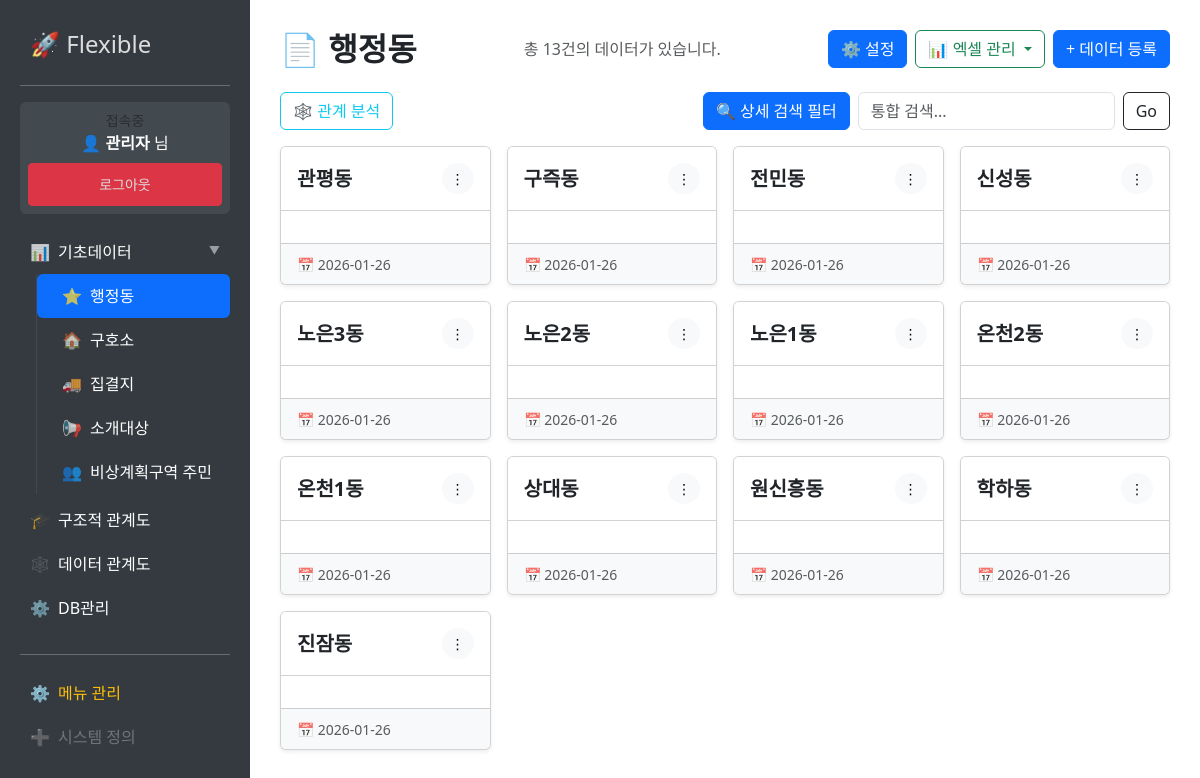
The page /list/1 (signed in) on the database its author committed.
### tables this page shows
CREATE TABLE users (id TEXT PRIMARY KEY, password TEXT, name TEXT, is_admin INTEGER DEFAULT 0);

CREATE TABLE "menus" (
                id INTEGER PRIMARY KEY AUTOINCREMENT,
                title TEXT NOT NULL,
                type TEXT DEFAULT 'form',   -- 'form' | 'system'
                url TEXT,                   -- 링크 주소 (이제 이것만 씁니다!)
                icon TEXT,                  -- 아이콘
                parent_id INTEGER,
                sort_order INTEGER DEFAULT 99
            , allowed_users TEXT DEFAULT "");

CREATE TABLE "forms" (
                id INTEGER PRIMARY KEY AUTOINCREMENT,
                title TEXT NOT NULL,
                schema_json TEXT
            , view_type TEXT DEFAULT "list", page_limit INTEGER DEFAULT 10, access_create TEXT DEFAULT "", access_update TEXT DEFAULT "", access_delete TEXT DEFAULT "", category TEXT DEFAULT "general");

CREATE TABLE entries (id INTEGER PRIMARY KEY, form_id INTEGER, data_json TEXT, created_at TIMESTAMP DEFAULT CURRENT_TIMESTAMP);

### app.py (the view)
@app.route('/list/<int:form_id>')
@login_required
def list_entries(form_id):
    db = get_db()
    form_def = db.execute('SELECT * FROM forms WHERE id = ?', (form_id,)).fetchone()
    if not form_def: return "존재하지 않는 폼입니다.", 404
    schema = safe_json_loads(form_def['schema_json'])
    per_page = form_def['page_limit'] if form_def['page_limit'] else 10
    page = request.args.get('page', 1, type=int)
    search_query = request.args.get('q', '')
    base_query = "FROM entries WHERE form_id = ?"
    params = [form_id]
    if search_query:
        base_query += " AND data_json LIKE ?"
        params.append(f"%{search_query}%")
    current_filters = {}
    for field in schema:
        key = field['key']
        if field['type'] == 'date':
            start_val = request.args.get(f"start_{key}")
            end_val = request.args.get(f"end_{key}")
            if start_val:
                base_query += f" AND json_extract(data_json, '$.{key}') >= ?"
                params.append(start_val)
                current_filters[f"start_{key}"] = start_val
            if end_val:
                base_query += f" AND json_extract(data_json, '$.{key}') <= ?"
                params.append(end_val)
                current_filters[f"end_{key}"] = end_val
        else:
            filter_key = f"filter_{key}"
            val = request.args.get(filter_key)
            if val:
                base_query += f" AND json_extract(data_json, '$.{key}') LIKE ?"
                params.append(f"%{val}%")
                current_filters[filter_key] = val
    total_count = db.execute(f"SELECT COUNT(*) {base_query}", params).fetchone()[0]
    total_pages = math.ceil(total_count / per_page)
    offset = (page - 1) * per_page
    rows = db.execute(f"SELECT * {base_query} ORDER BY id DESC LIMIT ? OFFSET ?", params + [per_page, offset]).fetchall()
    data_list = []
    for row in rows:
        data_list.append({
            "id": row['id'],
            "created_at": row['created_at'],
            "data": safe_json_loads(row['data_json'])
        })
    filter_options = _load_relation_options(db, schema)
    lookup_map = {}
    for field in schema:
        if field['type'] == 'relation' and field.get('target_id'):
            opts = filter_options.get(field['key'], [])
            lookup_map[field['key']] = {opt['id']: opt['text'] for opt in opts}
    return render_template('list.html',
                           form=form_def, schema=schema, data_list=data_list,
                           lookup_map=lookup_map, page=page, total_pages=total_pages,
                           total_count=total_count, search_query=search_query,
                           filter_options=filter_options, current_filters=current_filters,
                           limit=per_page)

### app.py (called while the page is built, shortened)
def safe_json_loads(json_str):
    try:
        if not json_str: return {}
        return json.loads(json_str)
    except:
        return {}

def get_db():
    db = getattr(g, '_database', None)
    if db is None:
        db = g._database = sqlite3.connect(DB_NAME)
        db.row_factory = sqlite3.Row
    return db

@app.teardown_appcontext
def close_connection(exception):
    db = getattr(g, '_database', None)
    if db is not None:
        db.close()

def has_permission(form_def, action):
    if not current_user.is_authenticated: return False
    if current_user.is_admin: return True # 슈퍼관리자는 무조건 통과

@app.context_processor
def utility_processor():
    return dict(has_permission=has_permission)

@login_manager.user_loader
def load_user(user_id):
    db = get_db()
    user = db.execute('SELECT * FROM users WHERE id = ?', (user_id,)).fetchone()
    if not user: return None
    is_admin = user['is_admin'] if 'is_admin' in user.keys() else 0
    return User(id=user['id'], name=user['name'], password=user['password'], is_admin=is_admin)

def build_menu_tree(items):
    item_map = {item['id']: dict(item) for item in items}
    for item in item_map.values(): item['children'] = []
    tree = []
    for item in item_map.values():
        parent_id = item['parent_id']
        if parent_id and parent_id in item_map and parent_id != item['id']:
            item_map[parent_id]['children'].append(item)
        else:
            tree.append(item)
    tree.sort(key=lambda x: (x['sort_order'] if x['sort_order'] is not None else 9999, x['id']))
    return tree

def _load_relation_options(db, schema):
    options = {}
    for field in schema:
        if field['type'] == 'relation' and field.get('target_id'):
            rows = db.execute('SELECT id, data_json FROM entries WHERE form_id = ?', (field['target_id'],)).fetchall()
            opt_list = []
            for r in rows:
                d = safe_json_loads(r['data_json'])
                text = list(d.values())[0] if d else f"ID:{r['id']}"
                opt_list.append({"id": str(r['id']), "text": text})
            options[field['key']] = opt_list
    return options

### templates/list.html (shortened to what this page needs)
{% extends "layout.html" %}
{% block content %}
	<div class="d-flex justify-content-between align-items-center mb-4">
		<h2 class="fw-bold m-0">📄 {{ form.title }}</h2>
		<span class="text-muted fs-6">총 {{ total_count }}건의 데이터가 있습니다.</span>
		<div class="d-flex gap-2">
            {% if current_user.is_admin %}
			    <a href="{{ url_for('edit_form', form_id=form.id) }}"  class="btn btn-primary">⚙️ 설정</a>
            {% endif %}
			<div class="btn-group" role="group">
				<button type="button" class="btn btn-outline-success dropdown-toggle" data-bs-toggle="dropdown" aria-expanded="false">
					📊 엑셀 관리
				</button>
			</div>
			<div class="d-flex gap-2">
				{% if has_permission(form, 'create') %}
					<a href="/entry/create/{{ form.id }}" class="btn btn-primary">
						+ 데이터 등록
					</a>
				{% endif %}
			</div>
		</div>
	</div>
    <div class="d-flex justify-content-between align-items-center mb-3">
        <div class="d-flex gap-2">
            <a href="/list/network/{{ form.id }}" class="btn btn-outline-info">🕸️ 관계 분석</a>
        </div>
        <div class="d-flex gap-2">
            <button class="btn btn-primary" type="button" data-bs-toggle="collapse" data-bs-target="#filterPanel">
                🔍 상세 검색 필터
            </button>
            <form class="d-flex" role="search">
                <input class="form-control me-2" type="search" name="q" value="{{ search_query }}" placeholder="통합 검색...">
                <button class="btn btn-outline-dark" type="submit">Go</button>
            </form>
        </div>
    </div>
    {% if form.view_type == 'card' %}
        <div class="row g-3">
            {% for item in data_list %}
            <div class="col-xl-3 col-lg-4 col-md-6">
                <div class="card h-100 shadow-sm hover-shadow transition-all">
                    <div class="card-header bg-white d-flex justify-content-between align-items-center py-3">
                        <h5 class="card-title m-0 fw-bold text-truncate" style="max-width: 70%;">
                            {% set first_key = schema[0].key %}
                            {{ item.data[first_key] }}
                        </h5>
                        <div class="dropdown">
                            <button class="btn btn-light btn-sm rounded-circle" type="button" data-bs-toggle="dropdown">
                                ⋮
                            </button>
                        </div>
                    </div>
                    <div class="card-body">
                    </div>
                    <div class="card-footer bg-light py-2">
                        <small class="text-muted">📅 {{ item.created_at[:10] }}</small>
                    </div>
                </div>
            </div>
            {% endfor %}
        </div>
    {% endif %}
{% endblock %}

### templates/layout.html (shortened to what this page needs)
<!DOCTYPE html>
<html lang="ko">
<head>
    <link href="https://cdn.jsdelivr.net/npm/bootstrap@5.3.0/dist/css/bootstrap.min.css" rel="stylesheet">
</head>
<body>
    <div class="sidebar">
        <h4><a href="/">🚀 Flexible</a></h4>
        <hr>
		{% if current_user.is_authenticated %}
			<div class="mb-3 p-2 bg-secondary bg-opacity-25 rounded text-center">
				<span class="d-block small text-muted">접속중</span>
				<strong>👤 {{ current_user.name }}</strong> 님
				<a href="/logout" class="btn btn-danger btn-sm w-100 mt-2">로그아웃</a>
			</div>
		{% else %}
			<div class="mb-3">
				<a href="/login" class="btn btn-primary w-100">🔐 로그인</a>
			</div>
		{% endif %}
        <ul class="nav nav-pills flex-column mb-auto">
			{% macro render_sidebar(items, level=0) %}
				{% for item in items %}
					<li class="nav-item">
						<a href="{{ item.url }}"
						   class="nav-link text-white d-flex align-items-center {{ 'active bg-primary' if request.path == item.url else '' }}"
						   style="padding-left: {{ 10 + (level * 15) }}px; transition: all 0.2s;">
							<span class="me-2 opacity-75">
								{% if item.icon %}
                                    {% if '.' in item.icon and item.icon.lower().endswith(('.png', '.jpg', '.jpeg', '.gif', '.svg', '.ico')) %}
									    <img src="{{ item.icon }}" width="16" height="16">
                                    {% else %}
                                        {{ item.icon }}
                                    {% endif %}
                                {% elif item.children %}📂
								{% elif item.type == 'system' %}🔗
								{% else %}📄{% endif %}
							</span>
							<span class="text-truncate">{{ item.title }}</span>
							{% if item.children %}
								<small class="ms-auto opacity-50" style="font-size: 0.7em;">▼</small>
							{% endif %}
						</a>
						{% if item.children %}
							<ul class="nav flex-column ms-3 border-start border-secondary border-opacity-25 mb-1" style="list-style: none; padding-left: 0;">
								{{ render_sidebar(item.children, level + 1) }}
							</ul>
						{% endif %}
					</li>
				{% endfor %}
			{% endmacro %}
			{{ render_sidebar(menu_tree) }}
		</ul>
		{% if current_user.is_admin %}
		<hr class="mt-4">
		<a href="/menus" class="text-warning d-flex align-items-center gap-2">
			<span>⚙️</span> 메뉴 관리
		</a>
		<a href="/create" class="text-secondary d-flex align-items-center gap-2">
			<span>➕</span> 시스템 정의
		</a>
		{% endif %}
	</div>
    <div class="content">
        {% block content %}{% endblock %}
    </div>
</body>
</html>

### templates/layout.html (style rules this page uses)
body { display: flex; min-height: 100vh; }
.sidebar { min-width: 250px; background: #343a40; color: white; padding: 20px; }
.sidebar a { color: #ddd; text-decoration: none; display: block; padding: 10px; }
.content { flex-grow: 1; padding: 30px; }

### rows shown on the page
users: name "관리자"
menus: icon "📊", title "기초데이터"
menus: icon "⭐", title "행정동"
menus: icon "🏠", title "구호소"
menus: icon "🚚", title "집결지"
menus: icon "📢", title "소개대상"
menus: icon "👥", title "비상계획구역 주민"
menus: icon "🎓", title "구조적 관계도"
menus: icon "🕸️", title "데이터 관계도"
menus: icon "⚙️", title "DB관리"
forms: title "행정동"
entries: data "관평동", created_at "2026-01-26"
entries: data "구즉동", created_at "2026-01-26"
entries: data "전민동", created_at "2026-01-26"
entries: data "신성동", created_at "2026-01-26"
entries: data "노은3동", created_at "2026-01-26"
entries: data "노은2동", created_at "2026-01-26"
entries: data "노은1동", created_at "2026-01-26"
entries: data "온천2동", created_at "2026-01-26"
entries: data "온천1동", created_at "2026-01-26"
entries: data "상대동", created_at "2026-01-26"
entries: data "원신흥동", created_at "2026-01-26"
entries: data "학하동", created_at "2026-01-26"
entries: data "진잠동", created_at "2026-01-26"

### other values the page prints
{{ total_count }} "13"
